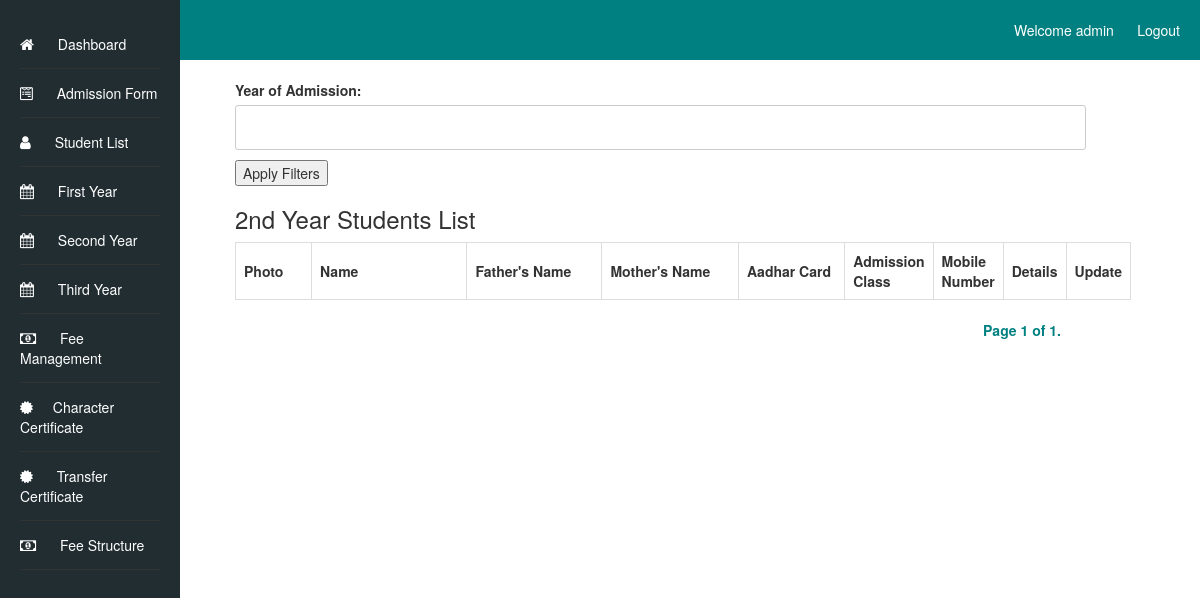
Before: /student-list/second_year/ (signed in) with the older database file.
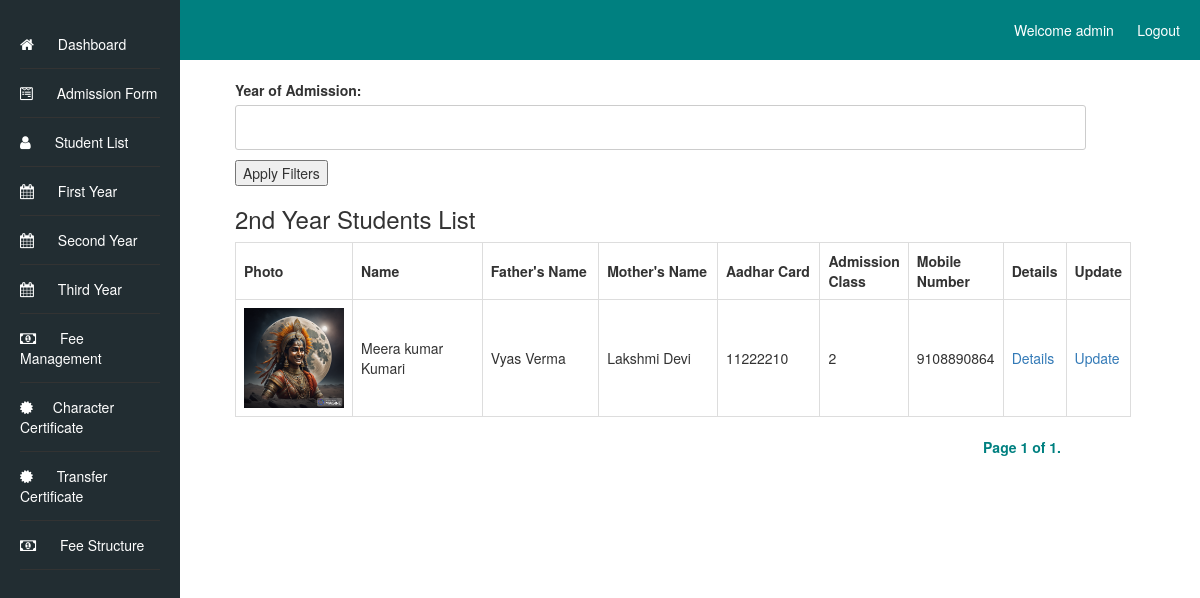
After: the same page with the newer database file.
### admissionapp/models.py (models this page shows, shortened)
class AdmissionForm(models.Model):
    first_name = models.CharField(max_length=50)
    middle_name = models.CharField(max_length=50, blank=True,)
    last_name = models.CharField(max_length=50, blank=True,)
    father_name = models.CharField(max_length=100)
    mother_name = models.CharField(max_length=100)
    photo = models.ImageField(upload_to='admission_photos/')
    marks_10th = models.DecimalField(max_digits=5, decimal_places=2)
    marks_12th = models.DecimalField(max_digits=5, decimal_places=2)
    admission_batch = models.CharField(max_length=20)
    school_details_12th = models.TextField()
    school_details_10th = models.TextField()
    address = models.TextField()
    pass_out_year_12th = models.IntegerField()
    pass_out_year_10th = models.IntegerField()
    admission_date = models.DateField()
    caste = models.CharField(max_length=20)
    roll_number_12th = models.CharField(max_length=20)
    roll_number_10th = models.CharField(max_length=20)
    aadhar_number = models.CharField(max_length=12, unique=True)
    mobile_number = models.CharField(max_length=10)
    date_of_birth = models.DateField()
    subjects = models.CharField(max_length=1000)
    registration_number = models.CharField(max_length=20, blank=True)
    current_semester = models.CharField(max_length=20, blank=True)

### student_list/views.py (the view)
# urls.py: path('second_year/', views.second_year, name='second_year'),
@login_required
def second_year(request):
    second_year_students = AdmissionForm.objects.filter(admission_batch='2')
    year_filter_form = AdmissionYearFilterForm(request.GET)
    if year_filter_form.is_valid():
        admission_year = year_filter_form.cleaned_data.get('admission_year')
        if admission_year:
            second_year_students = second_year_students.filter(admission_date__year=admission_year)
    page = request.GET.get('page')
    paginator = Paginator(second_year_students, 20)  # Display 10 students per page, you can adjust this number as needed
    second_year_students = paginator.get_page(page)
    context = {
        'second_year_students': second_year_students,
        'year_filter_form': year_filter_form,
    }
    return render(request, 'student_list/second_year.html', context)

### student_list/forms.py
class AdmissionYearFilterForm(forms.Form):
    admission_year = forms.IntegerField(label='Year of Admission', required=False)

### student_list/templates/student_list/second_year.html (shortened to what this page needs)
<!DOCTYPE html>
<html>
<head>
    <link rel="stylesheet" type="text/css" href="/static/styles.css">
    <link rel="stylesheet" href="https://cdnjs.cloudflare.com/ajax/libs/font-awesome/4.7.0/css/font-awesome.min.css">
    <link rel="stylesheet" href="/static/bootstrap.min.css">
</head>
<body>
    <header>
        Welcome {{ user.username }} &nbsp;&nbsp;&nbsp;&nbsp;&nbsp;
        <a href="{% url 'logout' %}?next=/loginapp/logout/">Logout</a>
    </header>
    <div class="container-fluid">
        <div class="sidebar">
            <ul class="dashboard_list">
                <li><a href="/dashboard"><i class="fa fa-home" aria-hidden="true"></i> Dashboard</a></li>
                <li><a href="{% url 'admission_form' %}"><i class="fa fa-wpforms" aria-hidden="true"></i> Admission Form</a></li>
                <li><a href="{% url 'student_list' %}"><i class="fa fa-user"></i> Student List</a></li>
                <li><a href="{% url 'first_year' %}"><i class="fa fa-calendar" aria-hidden="true"></i> First Year</a></li>
                <li><a href="{% url 'second_year' %}"><i class="fa fa-calendar" aria-hidden="true"></i> Second Year</a></li>
                <li><a href="{% url 'third_year' %}"><i class="fa fa-calendar" aria-hidden="true"></i> Third Year</a></li>
                <li><a href="{% url 'fee_detail' %}"><i class="fa fa-money" aria-hidden="true"></i> Fee Management</a></li>
                <li><a href="{% url 'student_list_details' %}"><i class="fa fa-certificate" aria-hidden="true"></i>Character Certificate</a></li>
                <li><a href="{% url 'student_list_details_transfer' %}"><i class="fa fa-certificate" aria-hidden="true"></i> Transfer Certificate</a></li>
                <li><a href="{% url 'fee_structure' %}"><i class="fa fa-money" aria-hidden="true"></i> Fee Structure</a></li>
            </ul>
        </div>
        <div class="content">
            <form method="get">
            {{ year_filter_form.as_p }}
        <button type="submit">Apply Filters</button>
    </form>
    <h3>2nd Year Students List</h3>
    <table>
        <thead>
            <tr>
                <th class="photo-column">Photo</th>
                <th class="name-column">Name</th>
                <th class="father-name-column">Father's Name</th>
                <th class="mother-name-column">Mother's Name</th>
                <th class="aadhar-column">Aadhar Card</th>
                <th class="admission-class-column">Admission Class</th>
                <th class="mobile-number-column">Mobile Number</th>
                    <th>Details</th>
                <th>Update</th>
            </tr>
        </thead>
        <tbody>
            {% for student in second_year_students %}
                <tr>
                    <td class="photo-column"><img src="{{ student.photo.url }}" alt="{{ student.first_name }} {{ student.last_name }} Photo" width="100"></td>
                    <td class="name-column">{{ student.first_name }} {{ student.middle_name }} {{ student.last_name }}</td>
                    <td class="father-name-column">{{ student.father_name }}</td>
                    <td class="mother-name-column">{{ student.mother_name }}</td>
                    <td class="aadhar-column">{{ student.aadhar_number }}</td>
                    <td class="admission-class-column">{{ student.admission_batch }}</td>
                    <td class="mobile-number-column">{{ student.mobile_number }}</td>
                    <td><a href="{% url 'student_details' student.id %}">Details</a></td>
                    <td><a href="{% url 'update_student_second_year' student.id %}">Update</a></td>
                </tr>
            {% endfor %}
        </tbody>
    </table>
    <div class="pagination">
        <span class="step-links">
            <span class="current-page">
                Page {{ second_year_students.number }} of {{ second_year_students.paginator.num_pages }}.
            </span>
        </span>
        </div>
        </div>
    </div>
</body>
</html>

Changed rows visible on the page:
added AdmissionForm: photo (picture), first_name "Meera", middle_name "kumar", last_name "Kumari", father_name "Vyas Verma", mother_name "Lakshmi Devi", aadhar_number "11222210", admission_batch "2", mobile_number "9108890864"
